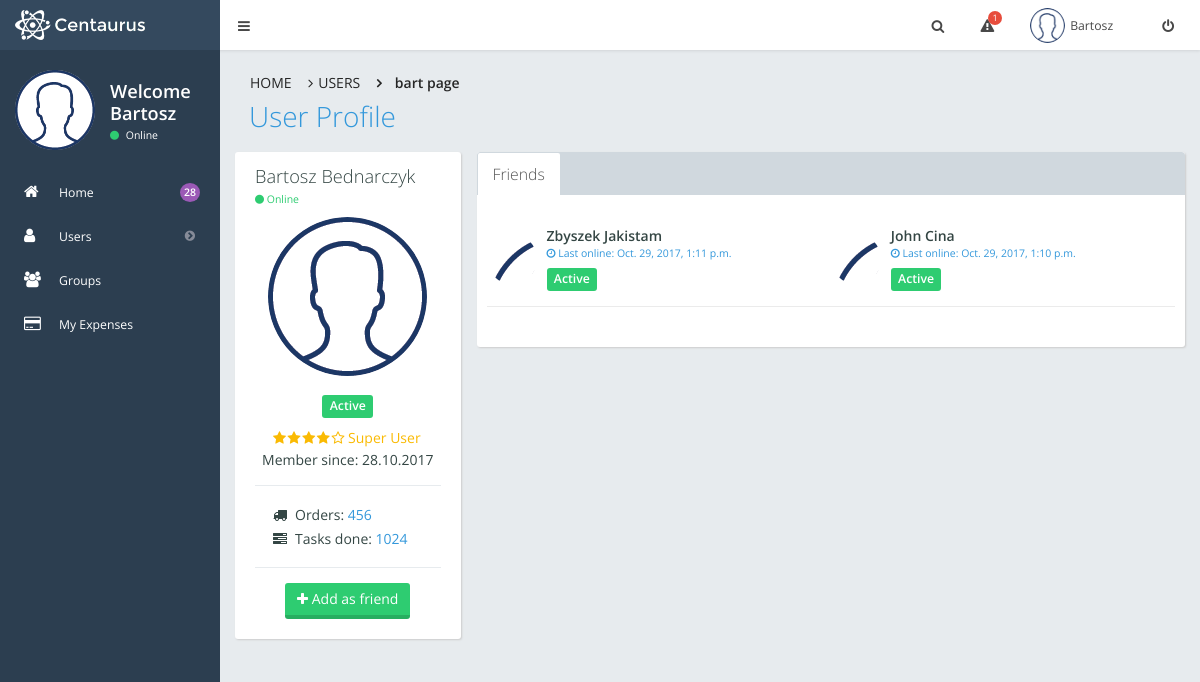
/user/17/ (signed in), run on the app's committed database.
### accounts/models.py (models this page shows, shortened)
class Account(models.Model):
    user = models.OneToOneField(User, on_delete=models.CASCADE)
    avatar = models.URLField(default='img/anonymous_user.png')

### accounts/views.py (the view)
# urls.py: url(r'^user/(?P<user_id>[0-9]+)/$', user_page),
@login_required(login_url='/login')
def user_page(request, user_id):
    my_account = Account.objects.get(user=request.user)
    target_account = Account.objects.get(user_id=user_id)
    friends = get_friends(target_account)
    return render(request, 'sites/user.html', {'my_account': my_account,
                                               'target_account': target_account,
                                               'friends': friends})

### accounts/views.py (called while the page is built)
def get_friends(account):
    subscribed_groups = account.user.groups.all()
    friends = []
    for grp in subscribed_groups:
        friends += [usr for usr in User.objects.filter(groups__name=grp.name) if
                    usr.account != account]
    friends = list(set(friends))  # remove duplicates
    return friends

### templates/sites/user.html (shortened to what this page needs)
{% extends "bases/base_homepage.html" %}
{% load static %}
{% block mainpage_content %}
    <div id="content-wrapper">
        <div class="row">
            <div class="col-lg-12">
                <div class="row">
                    <div class="col-lg-12">
                        <ol class="breadcrumb">
                            <li><a href="#">Home</a></li>
                            <li><a href="#">Users</a></li>
                            <li class="active"><span>{{ target_account.user.username }} page</span></li>
                        </ol>
                        <h1>User Profile</h1>
                    </div>
                </div>
                <div class="row" id="user-profile">
                    <div class="col-lg-3 col-md-4 col-sm-4">
                        <div class="main-box clearfix">
                            <header class="main-box-header clearfix">
                                <h2>{{ target_account.user.first_name }} {{ target_account.user.last_name }}</h2>
                            </header>
                            <div class="main-box-body clearfix">
                                <div class="profile-status">
                                    <i class="fa fa-circle"></i> Online
                                </div>
                                <img src="{% static target_account.avatar %}"
                                     alt=""
                                     class="profile-img img-responsive center-block"/>
                                <div class="profile-label">
                                    <span class="label label-success">Active</span>
                                </div>
                                <div class="profile-stars">
                                    <i class="fa fa-star"></i>
                                    <i class="fa fa-star"></i>
                                    <i class="fa fa-star"></i>
                                    <i class="fa fa-star"></i>
                                    <i class="fa fa-star-o"></i>
                                    <span>Super User</span>
                                </div>
                                <div class="profile-since">
                                    Member since:
                                    {{ target_account.user.date_joined.day }}.{{ target_account.user.date_joined.month }}.{{ target_account.user.date_joined.year }}
                                </div>
                                <div class="profile-details">
                                    <ul class="fa-ul">
                                        <li><i class="fa-li fa fa-truck"></i>Orders:
                                            <span>456</span></li>
                                        <li><i class="fa-li fa fa-tasks"></i>Tasks
                                            done: <span>1024</span></li>
                                    </ul>
                                </div>
                                <div class="profile-message-btn center-block text-center">
                                    <a href="#" class="btn btn-success">
                                        <i class="fa fa-plus"></i>
                                        Add as friend
                                    </a>
                                </div>
                            </div>
                        </div>
                    </div>
                    <div class="col-lg-9 col-md-8 col-sm-8">
                        <div class="main-box clearfix">
                            <div class="tabs-wrapper profile-tabs">
                                <ul class="nav nav-tabs">
                                    <li class="active"><a href="#tab-friends"
                                                          data-toggle="tab">Friends</a>
                                    </li>
                                </ul>
                                <div class="tab-content">
                                    <div class="tab-pane fade in active"
                                         id="tab-friends">
                                        <ul class="widget-users row">
                                            {% for friend in friends %}
                                                <li class="col-md-6">
                                                    <div class="img">
                                                        <img src="{% static friend.account.avatar %}"
                                                             alt=""/>
                                                    </div>
                                                    <div class="details">
                                                        <div class="name">
                                                            <a href="/user/{{friend.account.user_id}}">
                                                                {{ friend.first_name }}
                                                                {{ friend.last_name }}
                                                            </a>
                                                        </div>
                                                        <div class="time">
                                                            <i class="fa fa-clock-o"></i>
                                                            Last
                                                            online: {{ friend.last_login }}
                                                        </div>
                                                        <div class="type">
                                                            <span class="label label-success">Active</span>
                                                        </div>
                                                    </div>
                                                </li>
                                            {% endfor %}
                                        </ul>
                                        <br/>
                                    </div>
                                </div>
                            </div>
                        </div>
                    </div>
                </div>
            </div>
        </div>
    </div>
{% endblock %}

### templates/bases/base_homepage.html (shortened to what this page needs)
{% extends "bases/base_project.html" %}
{% load static %}
{% block content %}
    <div id="theme-wrapper">
        <header class="navbar" id="header-navbar">
            <div class="container">
                <a href="/" id="logo" class="navbar-brand">
                    <img src="{% static 'img/logo.png' %}" alt=""
                         class="normal-logo logo-white"/>
                </a>
                <div class="clearfix">
                    <div class="nav-no-collapse navbar-left pull-left hidden-sm hidden-xs">
                        <ul class="nav navbar-nav pull-left">
                            <li>
                                <a class="btn" id="make-small-nav">
                                    <i class="fa fa-bars"></i>
                                </a>
                            </li>
                        </ul>
                    </div>
                    <div class="nav-no-collapse pull-right" id="header-nav">
                        <ul class="nav navbar-nav pull-right">
                            <li class="mobile-search">
                                <a class="btn">
                                    <i class="fa fa-search"></i>
                                </a>
                            </li>
                            <li class="dropdown hidden-xs">
                                <a class="btn dropdown-toggle"
                                   data-toggle="dropdown">
                                    <i class="fa fa-warning"></i>
                                    <span class="count">1</span>
                                </a>
                            </li>
                            <li class="dropdown profile-dropdown">
                                <a href="#" class="dropdown-toggle"
                                   data-toggle="dropdown">
                                    <img src="{% static my_account.avatar %}"/>
                                    <span class="hidden-xs">{{ my_account.user.first_name }}</span>
                                    <b class="caret"></b>
                                </a>
                            </li>
                            <li class="hidden-xxs">
                                <a class="btn">
                                    <i class="fa fa-power-off"></i>
                                </a>
                            </li>
                        </ul>
                    </div>
                </div>
            </div>
        </header>
        <div id="page-wrapper" class="container">
            <div class="row">
                <div id="nav-col">
                    <section id="col-left" class="col-left-nano">
                        <div id="col-left-inner" class="col-left-nano-content">
                            <div id="user-left-box"
                                 class="clearfix hidden-sm hidden-xs">
                                <img src="{% static my_account.avatar %}"/>
                                <div class="user-box">
									<span class="name">
										Welcome<br/>
										{{ my_account.user.first_name }}
									</span>
                                    <span class="status">
										<i class="fa fa-circle"></i> Online
									</span>
                                </div>
                            </div>
                            <div class="collapse navbar-collapse navbar-ex1-collapse"
                                 id="sidebar-nav">
                                <ul class="nav nav-pills nav-stacked">
                                    <li>
                                        <a href="/">
                                            <i class="fa fa-home"></i>
                                            <span>Home</span>
                                            <span class="label label-info label-circle pull-right">28</span>
                                        </a>
                                    </li>
                                    <li>
                                        <a href="#" class="dropdown-toggle">
                                            <i class="fa fa-user"></i>
                                            <span>Users</span>
                                            <i class="fa fa-chevron-circle-right drop-icon"></i>
                                        </a>
                                    </li>
                                    <li>
                                        <a href="/groups">
                                            <i class="fa fa-users"></i>
                                            <span>Groups</span>
                                        </a>
                                    </li>
                                    <li>
                                        <a href="index.html">
                                            <i class="fa fa-credit-card"></i>
                                            <span>My Expenses</span>
                                        </a>
                                    </li>
                                </ul>
                            </div>
                        </div>
                    </section>
                </div>
                {% block mainpage_content %}
                {% endblock %}
            </div>
        </div>
    </div>
{% endblock %}

### templates/bases/base_project.html (shortened to what this page needs)
{% load static %}
<!DOCTYPE html>
<html>
<head>
    <link rel="stylesheet" type="text/css"
          href="{% static 'css/bootstrap/bootstrap.min.css' %}"/>
    <link rel="stylesheet" type="text/css"
          href="{% static 'css/libs/font-awesome.css' %}"/>
    <link rel="stylesheet" type="text/css"
          href="{% static 'css/libs/nanoscroller.css' %}"/>
    <link rel="stylesheet" type="text/css"
          href="{% static 'css/compiled/theme_styles.css' %}"/>
</head>
<body>
{% block content %}{% endblock content %}
</body>
</html>

### data on the page
Account: avatar (placeholder picture), user.first_name "Bartosz", user.username "bart", user.last_name "Bednarczyk", user.date_joined.day "28", user.date_joined.month "10", user.date_joined.year "2017"

### other printed values
{{ friend.first_name }} "Zbyszek"
{{ friend.last_name }} "Jakistam"
{{ friend.last_login }} "Oct. 29, 2017, 1:11 p.m."
{{ friend.first_name }} "John"
{{ friend.last_name }} "Cina"
{{ friend.last_login }} "Oct. 29, 2017, 1:10 p.m."
